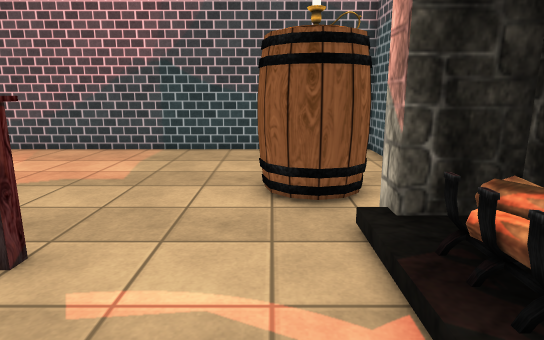
View 1 (above)

16 first-person views from a walk through a scene from a Unity 3-D project. The camera is 1.3 m above the floor, tilts 12° down and sees 75° across. The floor is counted in squares, 0.5 m on a side. Each view is taken from the middle of a square. On the plan, view 1 faces up. The plan holds only what a view shows up to about 20 squares ahead; the rest is blank. The place goes on beyond the plan. Some animated figures are left out. Some surface patterns are stand-ins.

View 2
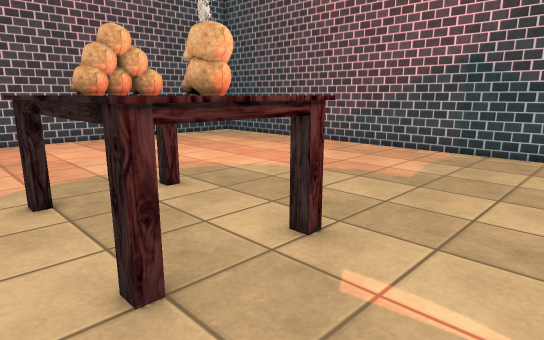

View 3
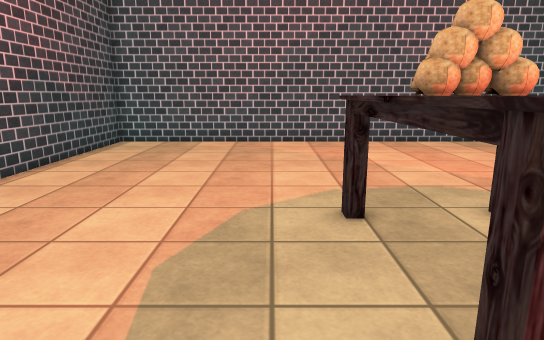

View 4
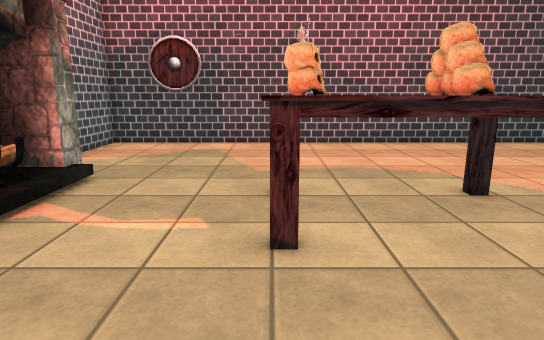

View 5
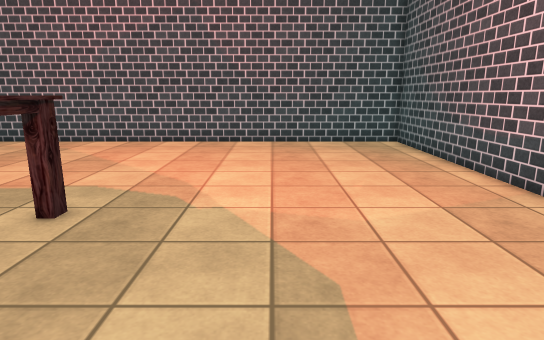

View 6
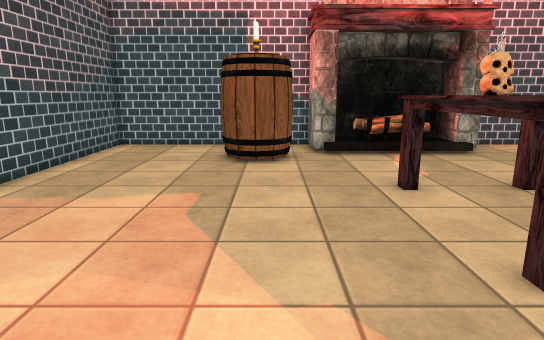

View 7
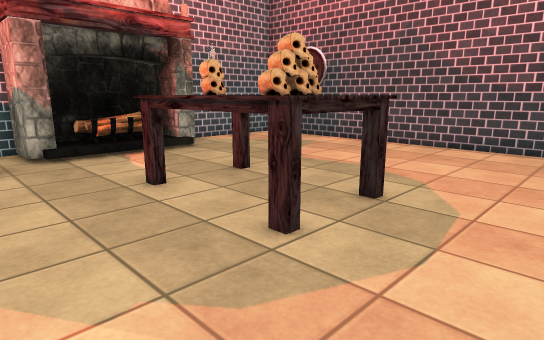

View 8
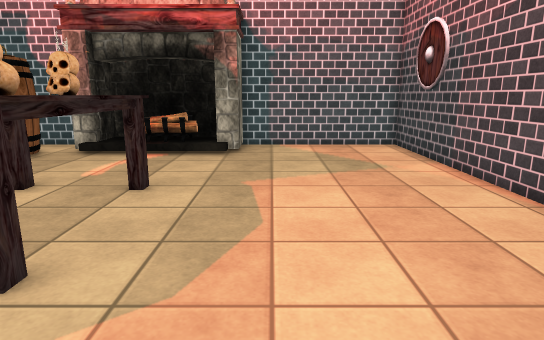

View 9
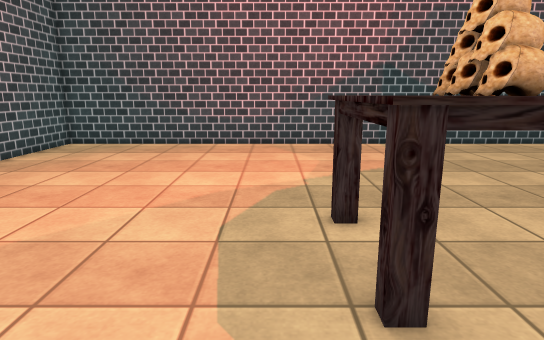

View 10
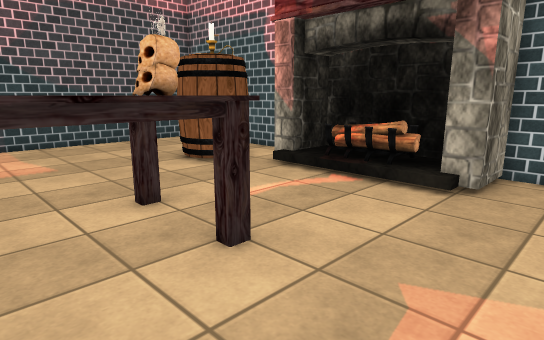

View 11
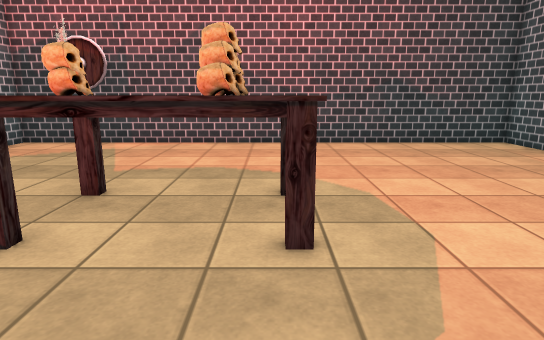

View 12
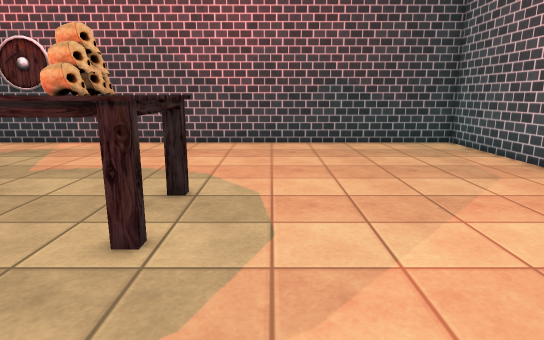

View 13
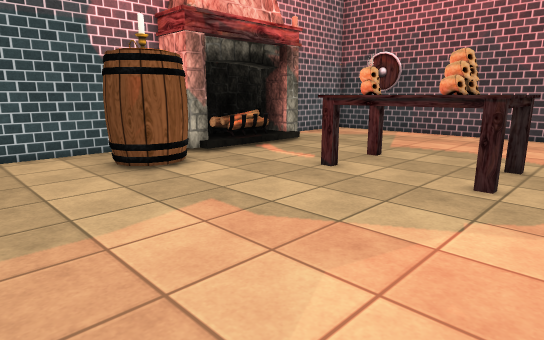

View 14
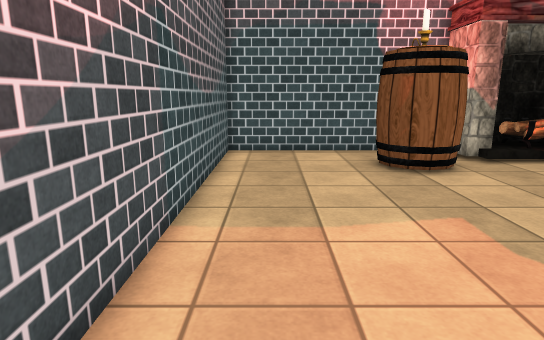

View 15
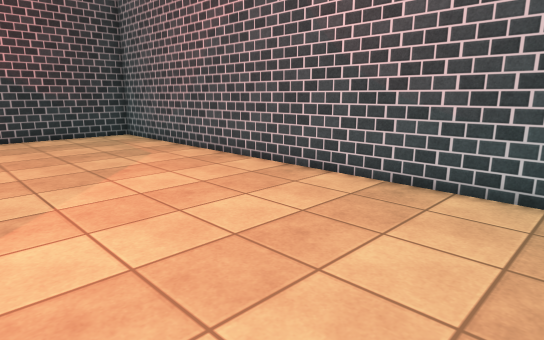

View 16
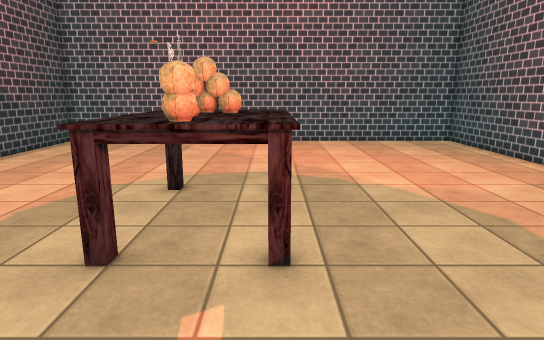

### Floor plan
Key: @ floor where view 1 was taken; # wall or solid block; . main floor; : floor 0.25 m higher than the main floor; B barrel; F fireplace; T table; S skull; H shield.
Columns run from 22 left of view 1 to 5 right of it. Each row starts with its distance up from view 1.
 17 ############################
 16 #..........................#
 15 #..........................#
 14 #..........................#
 13 #..........................#
 12 #..........................#
 11 #.....................BBB..#
 10 #.....................BBB .#
  9 #.....................BBB .#
  8 #......................BB..#
  7 #.......................FFF#
  6 #.......................FFF
  5 #...........TTTTTTT.....::F
  4 #...........TTSTTST.....:FF
  3 #...........TTSTTSS.....:FF
  2 #...........TTSTTTT.....FFF
  1 #............TTTTTT.....:FF
  0 #.....................@.FFF#
 -1 #..........................#
 -2 #..........................#
 -3 #..........................#
 -4 #..........................#
 -5 #..........................#
 -6 #..........................#
 -7 #..........................#
 -8 #.....................HHH..#
 -9 #######################HH###

Positions as (right, up) in squares from view 1, and headings:
1: (0, 0), facing up
2: (0, 0), facing up-left
3: (-2, 0), facing left
4: (-4, 11), facing down
5: (-2, 10), facing left
6: (-14, 9), facing right
7: (-14, 10), facing down-right
8: (-14, -2), facing right
9: (-11, -2), facing up
10: (-8, -3), facing up-right
11: (-9, 11), facing down
12: (-12, 11), facing down
13: (-12, 16), facing down-right
14: (-12, 15), facing right
15: (-12, 15), facing down-left
16: (2, 5), facing left
